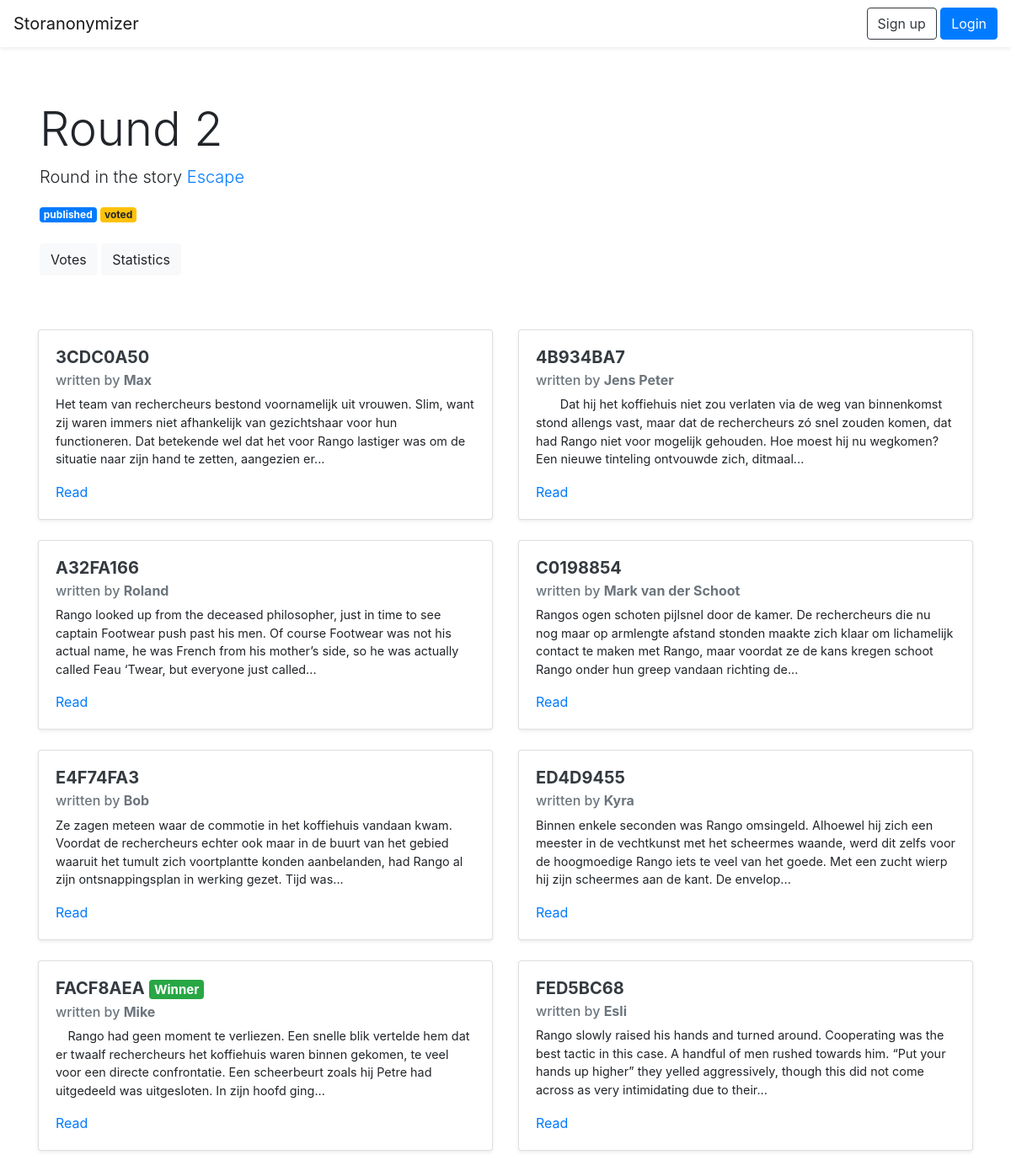
Screenshot of /round/AACE348B with the database file from the repository.
### storanonymizer/models.py (models this page shows, shortened)
class Round(db.Model):
	id = db.Column(db.Integer, primary_key=True)
	name = db.Column(db.String())
	code = db.Column(db.String(), unique=True)
	contributions = db.relationship("Contribution", backref="round", lazy="select")
	votes = db.relationship("Vote", backref="round", lazy="select")
	winning_contribution_id = db.Column(db.String())
	story_id = db.Column(db.Integer, db.ForeignKey("story.id"))
	public_authors = db.Column(db.Boolean(), default=False)
	public_contributions = db.Column(db.Boolean(), default=False)
	voting = db.Column(db.Boolean(), default=False)
	public_votes = db.Column(db.Boolean(), default=False)

class Story(db.Model):
	id = db.Column(db.Integer, primary_key=True)
	code = db.Column(db.String(), unique=True)
	name = db.Column(db.String())
	user_id = db.Column(db.Integer, db.ForeignKey("user.id"))
	rounds = db.relationship("Round", backref="story", lazy="select")

class Contribution(db.Model):
	id = db.Column(db.Integer, primary_key=True)
	code = db.Column(db.String(), unique=True)
	text = db.Column(db.Text())
	votes = db.relationship("Vote", backref="contribution", lazy="select")
	author_id = db.Column(db.Integer, db.ForeignKey("user.id"))
	round_id = db.Column(db.Integer, db.ForeignKey("round.id"))

class User(db.Model):
	id = db.Column(db.Integer, primary_key=True)
	name = db.Column(db.String(80), unique=True)
	password_hash = db.Column(db.String(1024))
	stories = db.relationship("Story", backref="user", lazy="select")
	contributions = db.relationship("Contribution", backref="author", lazy="select")
	votes = db.relationship("Vote", backref="user", lazy="select")

### storanonymizer/views.py (the view)
@app.route("/round/<round_code>")
def round(round_code):
	round = models.Round.query.filter_by(code=round_code).first_or_404()
	contributions = models.Contribution.query.filter_by(round_id=round.id).order_by(models.Contribution.code).all()
	userHasContributed = False
	if current_user.is_authenticated:
		if models.Contribution.query.filter_by(round_id=round.id, author_id=current_user.id).first():
			userHasContributed = True
	return render_template("round.html", round=round, contributions=contributions, userHasContributed=userHasContributed)

### storanonymizer/templates/round.html (shortened to what this page needs)
{% extends "base.html" %}
{% block content %}
<div class="jumbotron bg-white mb-0">
	<div class="container">
		<h1 class="display-4">{{ round.name }}</h1>
		<p class="lead">Round in the story <a href="{{ url_for('story', story_code=round.story.code) }}">{{ round.story.name }} </a></p>
		{% if round.public_contributions %}
		<span class="badge badge-primary">published</span>
		{% else %}
		<span class="badge badge-secondary">open</span>
		{% endif %}
		{% if round.public_votes %}
		<span class="badge badge-warning">voted</span>
		{% endif %}
		<br><br>
		{% if round.voting or round.public_votes %}
		<a class="btn btn-light" href="{{ url_for('votes', round_code=round.code) }}">Votes</a>
		{% endif %}
		<a class="btn btn-light" href="{{ url_for('round_statistics', round_code=round.code) }}">Statistics</a>
	</div>
</div>
<div class="container">
	{% if round.public_contributions %}
	{% if round.contributions|length > 0 %}
	<div class="row">
		{% for c in contributions %}
		<div class="col-12 col-md-6 mb-4">
			<div class="card shadow-sm">
				<div class="card-body">
					<h5 class="card-title"><a class="text-dark font-weight-bold" href="{{ url_for('contribution', contribution_code=c.code) }}">
						{{ c.code }}</a>
						{% if round.public_votes and c.id == round.winning_contribution_id|int %}
						<span class="badge badge-success">Winner</span>
						{% endif %}
					</h5>
					{% if c.author.id == current_user.id %}
					<h6 class="card-subtitle mb-2 text-muted">written by me</h6>
					{% else %}
					{% if round.public_authors %}
					<h6 class="card-subtitle mb-2 text-muted">written by <span class="font-weight-bold">{{ c.author.name }}</span></h6>
					{% endif %}
					{% endif %}
					<p class="card-text" style="font-size: 0.9rem;">{{ c.text|truncate|safe }}</p>
					<a href="{{ url_for('contribution', contribution_code=c.code) }}" class="card-link">Read</a>
				</div>
			</div>
		</div>
		{% endfor %}
	</div>
	{% else %}
	<h6 class="alert alert-light text-center">No contributions submitted</h6>
	{% endif %}
	{% endif %}
</div>
{% endblock %}

### rows the page displays
Round: name "Round 2"
Story: story.name "Escape"
Contribution: code "3CDC0A50", author.name "Max", text "Het team van rechercheurs bestond voornamelijk uit vrouwen. Slim, want zij waren immers niet afhankelijk van gezichtshaar voor hun functioneren. Dat betekende wel dat het voor Rango lastiger was om de situatie naar zijn hand te zetten, aangezien er..."
Contribution: code "4B934BA7", author.name "Jens Peter", text "Dat hij het koffiehuis niet zou verlaten via de weg van binnenkomst stond allengs vast, maar dat de rechercheurs zó snel zouden komen, dat had Rango niet voor mogelijk gehouden. Hoe moest hij nu wegkomen? Een nieuwe tinteling ontvouwde zich, ditmaal..."
Contribution: code "A32FA166", author.name "Roland", text "Rango looked up from the deceased philosopher, just in time to see captain Footwear push past his men. Of course Footwear was not his actual name, he was French from his mother’s side, so he was actually called Feau ‘Twear, but everyone just called..."
Contribution: code "C0198854", author.name "Mark van der Schoot", text "Rangos ogen schoten pijlsnel door de kamer. De rechercheurs die nu nog maar op armlengte afstand stonden maakte zich klaar om lichamelijk contact te maken met Rango, maar voordat ze de kans kregen schoot Rango onder hun greep vandaan richting de..."
Contribution: code "E4F74FA3", author.name "Bob", text "Ze zagen meteen waar de commotie in het koffiehuis vandaan kwam. Voordat de rechercheurs echter ook maar in de buurt van het gebied waaruit het tumult zich voortplantte konden aanbelanden, had Rango al zijn ontsnappingsplan in werking gezet. Tijd was..."
Contribution: code "ED4D9455", author.name "Kyra", text "Binnen enkele seconden was Rango omsingeld. Alhoewel hij zich een meester in de vechtkunst met het scheermes waande, werd dit zelfs voor de hoogmoedige Rango iets te veel van het goede. Met een zucht wierp hij zijn scheermes aan de kant. De envelop..."
Contribution: code "FACF8AEA", shows "Winner", author.name "Mike", text "Rango had geen moment te verliezen. Een snelle blik vertelde hem dat er twaalf rechercheurs het koffiehuis waren binnen gekomen, te veel voor een directe confrontatie. Een scheerbeurt zoals hij Petre had uitgedeeld was uitgesloten. In zijn hoofd ging..."
Contribution: code "FED5BC68", author.name "Esli", text "Rango slowly raised his hands and turned around. Cooperating was the best tactic in this case. A handful of men rushed towards him. “Put your hands up higher” they yelled aggressively, though this did not come across as very intimidating due to their..."
